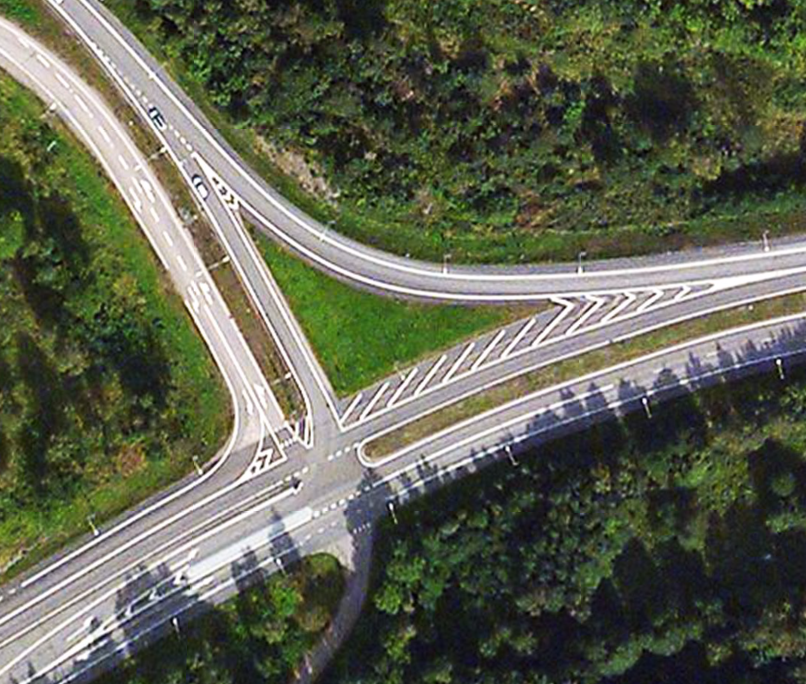
%> input picture Bild3.png, 1612 x 1368 px (shown at 1/2 size)
$ octave testavdiv.m   (GNU Octave 9; MATLAB toolbox functions it lacks are replaced by stand-ins)
%> lines starting %> are read from the running program, lines starting %| are printed output that depends on the picture; in (x1, y1, x2, y2) boxes, pixels count from 0 and x2, y2 are one past the last pixel; in counts of white or black regions, pixels touching at a corner belong together; the program's own positions count from 1
### resample.m
function Inew = resample(I,rate)

[Ny,Nx] = size(I);
Nx_new  = round(Nx/rate);

I    = im2double(I);
Inew = zeros(Ny,Nx_new);

% last column:
Inew(:,Nx_new)=I(:,Nx);

% intermediate columns:
for x_new = 1:(Nx_new-1)
  %determine the x-position in the old image
  %all the minus 1:s comes from the fact that the smallest index is 1 (and not 0)
  %and that the first column in the new image is supposed to be the first
  %column in the old image
  x  = 1+(x_new-1)*(Nx-1)/(Nx_new-1);

  %perform the interpolation
  xx = floor(x);
  k=I(:,xx+1)-I(:,xx);
  m=I(:,xx)-k*xx;
  Inew(:,x_new) = k*x+m;
  %or equivalently:
  %Inew(:,x_new) = I(:,xx)*(1-(x-xx)) + I(:,xx+1)*(x-xx); % linear interpolation
end

### midpoint.m
function T=midpoint(I,Tstart)
%T=midpoint(I,Tstart);
%
%Uses the midpoint method of finding a threshold value of I
%Tstart is the optional starting threshold and must be in [0,1].
%The histogram of the image I should be bimodal with both peaks in [0,1].
%
%
%Mats K 010124 modified 030120

if nargin==1 %nargin means: Number of ARGuments (IN)
   Tstart=.5;
end

[C,x]=imhist(I);
%C is the counts of the corresponding pixel values in x
L=length(C);

%find index in C corresponding to Tstart:
Tstart=find(x>=Tstart);
Tstart=Tstart(1);

%Tstart is now an integer valued number


%---------------------------------
%Everything within these two lines are just for controlling
%that Tstart was chosen properly

if Tstart>=L
    Tstart=L-1;
end

Cl=sum(C(1:Tstart));   %Number of counts in the lower part (below Tstart)
Cu=sum(C(Tstart+1:L)); %Number of counts in the upper part (above Tstart)

%Controlling that both categories are non-empty
if Cl==0
    while Cl==0
        Tstart=Tstart+1;
        Cl=sum(C(1:Tstart));
    end
elseif Cu==0
    while Cu==0
        Tstart=Tstart-1;
        Cu=sum(C(Tstart+1:L));
    end
end

%--------------------------------

Told=Tstart-1;
T=Tstart;

while T~=Told     %`~=' means `not equal to'
    my0=x(1:T)'*C(1:T)/sum(C(1:T));
    my1=x(T+1:L)'*C(T+1:L)/sum(C(T+1:L));
    Told=T;
    T=round((my0+my1)/2*L);
end
%Return a number between zeros and one
T=T/L;

### testavdiv.m
%% PROJECT 142 1.0

cd /chalmers/users/sstahl/Desktop/'SIA projekt'/SIA---Road-geometry

%%


I=imread('Bild3.png');
%> I is the input picture: size 1368x1612x3 uint8; mean R, G, B 94.4, 98.2, 80.2

rate = size(I,2)/size(I,1);
Ir=resample(I,rate);
%> after the loop in resample, `for x_new = 1:(Nx_new-1)`:
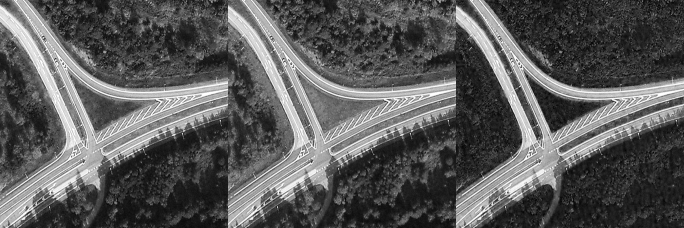
%> Inew: size 1368x4104 double (shown at 1/6 size); min 0, max 1, mean 0.357

Itest=imresize(I, [size(I,2), size(I,2)]);

imshow(Itest)

%%
% creating 3 images f�r RGB
IR =Ir(:,1:length(Ir)/3);
IG =Ir(:, length(Ir)/3+1 : 2*length(Ir)/3);
IB =Ir(:, 2*length(Ir)/3+1 : length(Ir));
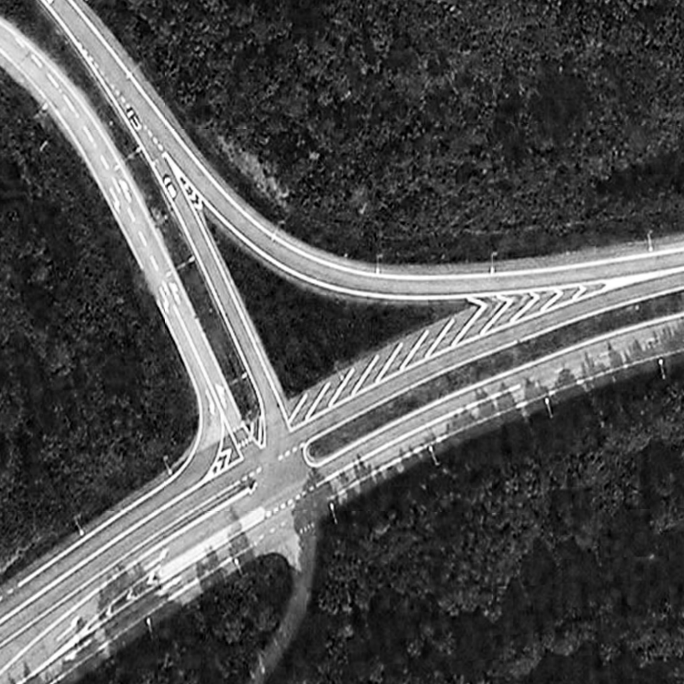
%> IB: size 1368x1368 double (shown at 1/2 size); min 0, max 1, mean 0.314

threshold_IB = midpoint(IB);
%> in midpoint, `[C,x]=imhist(I);`: C = 256 values, max 35031 at index 33, min 1225 at index 2, mean 7310.2; x = 256 values from 0 to 1
%> in midpoint, `Tstart=find(x>=Tstart);`: Tstart = 128 values from 129 to 256
%> in midpoint, `Tstart=Tstart(1);`: Tstart = 129
%> in midpoint, `Cl=sum(C(1:Tstart));`: Cl = 1429690
%> in midpoint, `Cu=sum(C(Tstart+1:L));`: Cu = 441734
%> in midpoint, `Told=Tstart-1;`: Told = 128
%> in midpoint, `T=Tstart;`: T = 129
%> the loop in midpoint, `while T~=Told     %`~=' means `not equal to'` made 3 passes
%> (my0, my1, Told, T) on passes 1 to 3: (0.184, 0.737, 129, 118), (0.178, 0.723, 118, 115), (0.176, 0.718, 115, 115)
%> in midpoint, `T=T/L;`: T = 0.449
%> threshold_IB = 0.449

% creating binary images
IR_threshold = IR < 0.8;
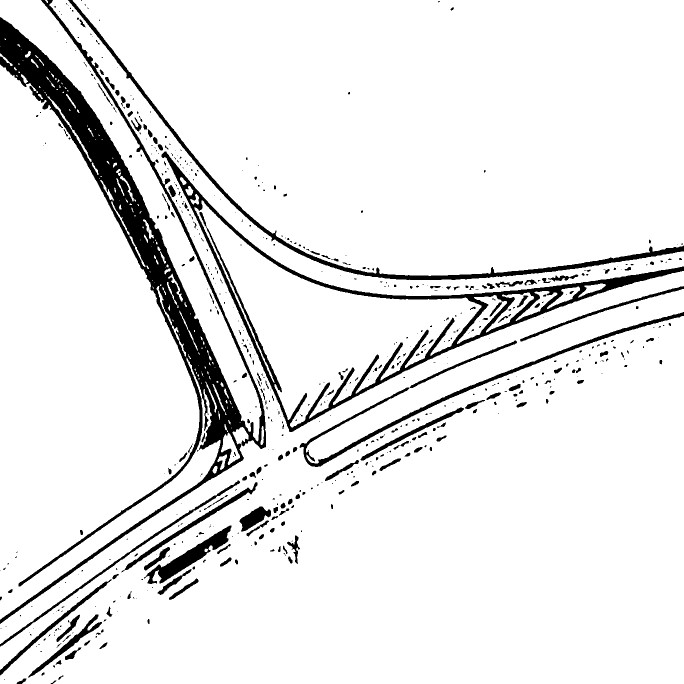
%> IR_threshold: size 1368x1368 logical (shown at 1/2 size); 91.7% white; 619 black regions (411 under 20 px), largest, box (x1, y1, x2, y2) and area: (0, 0, 532, 1248) 70264, (323, 303, 1368, 864) 28167, (136, 0, 1368, 560) 12132
IG_threshold = IG < 0.7;
%> IG_threshold: size 1368x1368 logical; 87.1% white; 734 black regions (448 under 20 px), largest, box (x1, y1, x2, y2) and area: (0, 0, 1368, 1368) 130255, (113, 0, 1368, 584) 38648, (267, 974, 611, 1173) 11150
IB_threshold = IB < threshold_IB; %mean(mean(IB)); %0.6 good for bild1
%> IB_threshold: size 1368x1368 logical; 74.6% white; 443 black regions (321 under 20 px), largest, box (x1, y1, x2, y2) and area: (0, 0, 1368, 1368) 463879, (483, 305, 533, 385) 1423, (55, 1095, 125, 1138) 609
imshow(IB_threshold)

%% normalized blue - green

InormB=IB./(IR+IG+IB);
InormG=IG./(IR+IG+IB);

imshow(InormG)

%%
InormG_thresh2=InormG<0.35;
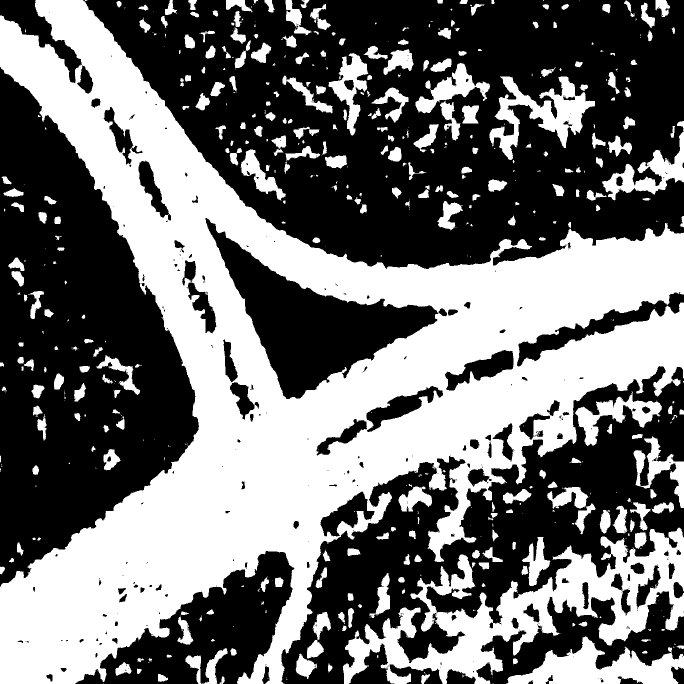
%> InormG_thresh2: size 1368x1368 logical (shown at 1/2 size); 44.2% white; 583 white regions (276 under 20 px), largest, box (x1, y1, x2, y2) and area: (0, 0, 1368, 1368) 619105, (686, 1055, 1368, 1368) 67976, (1012, 1273, 1368, 1368) 16400

imshow(InormG_thresh2)


%%

thresh_InormB=midpoint(InormB);
%> the loop in midpoint (call 2), `while T~=Told     %`~=' means `not equal to'` made 9 passes
%> (my0, my1, Told, T) on passes 1 to 8: (0.281, 0.538, 129, 105), (0.276, 0.443, 105, 92), (0.267, 0.4, 92, 85), (0.251, 0.365, 85, 79), (0.229, 0.348, 79, 74), (0.219, 0.341, 74, 72), (0.215, 0.338, 72, 71), (0.213, 0.337, 71, 70)
%> thresh_InormB = 0.273
thresh_InormG=midpoint(InormG);
%> thresh_InormG = 0.391

InormB_thresh=InormB<thresh_InormB;
%> InormB_thresh: size 1368x1368 logical; 43.2% white; 514 white regions (295 under 20 px), largest, box (x1, y1, x2, y2) and area: (172, 0, 1368, 534) 324668, (0, 133, 398, 1174) 212484, (408, 427, 947, 799) 56331
InormG_thresh=InormG<thresh_InormG;
%> InormG_thresh: size 1368x1368 logical; 64.8% white; 801 black regions (483 under 20 px), largest, box (x1, y1, x2, y2) and area: (0, 152, 394, 1169) 180006, (174, 0, 1368, 534) 165109, (619, 0, 1368, 282) 85672


figure(1)
imshow(InormB_thresh)

figure(2)
imshow(InormG_thresh)

%%

InormBmG=InormB_thresh-InormG_thresh;
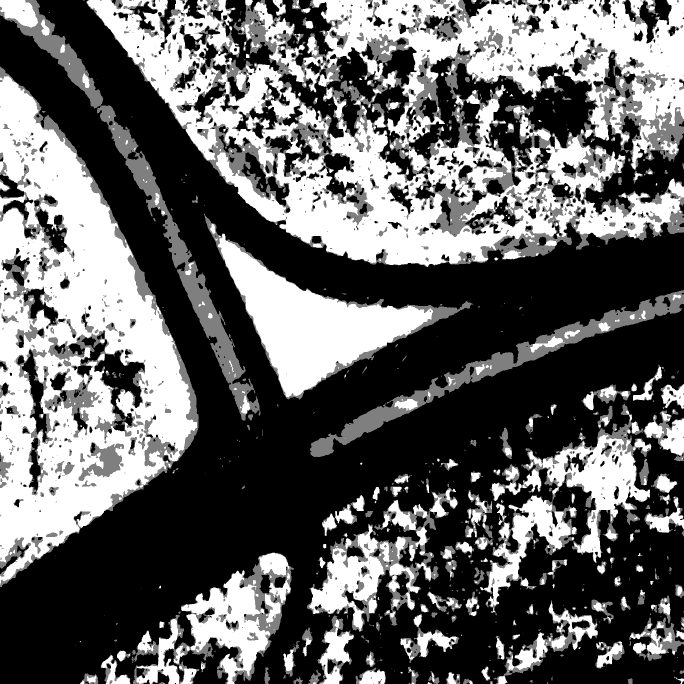
%> InormBmG: size 1368x1368 double (shown at 1/2 size); min -1, max 1, mean -0.215; drawn with min black and max white

BmG=InormBmG==0;
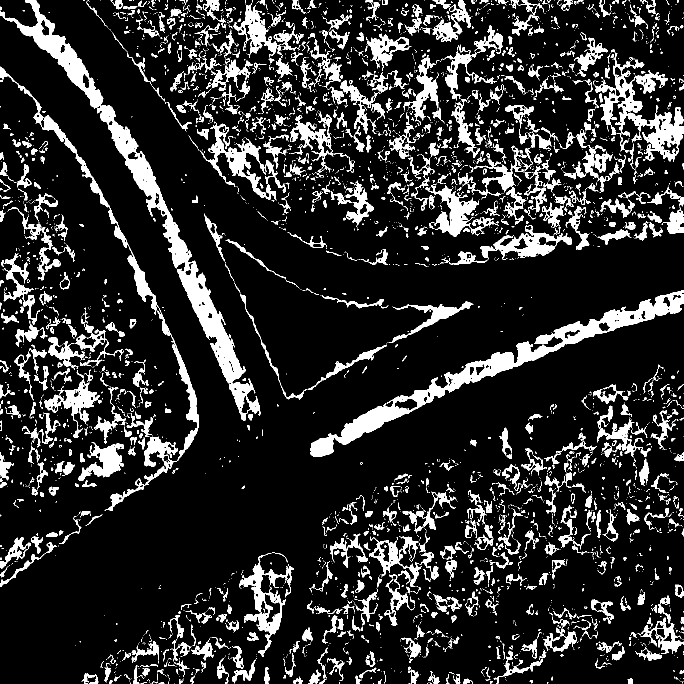
%> BmG: size 1368x1368 logical (shown at 1/2 size); 15.1% white; 4121 white regions (3111 under 20 px), largest, box (x1, y1, x2, y2) and area: (0, 0, 521, 841) 28846, (620, 580, 1368, 914) 22546, (0, 133, 398, 1022) 12065

figure(3)
imshow(imcomplement(BmG))
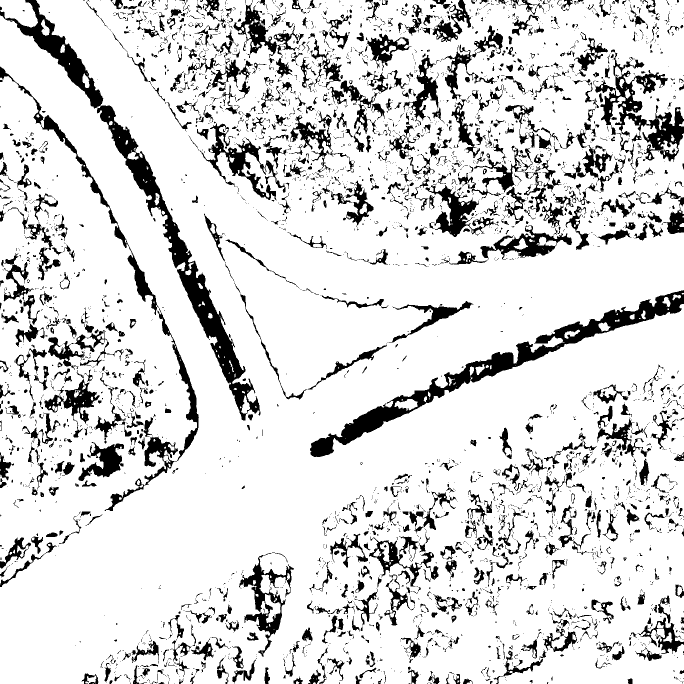
%> displayed picture: size 1368x1368 logical (shown at 1/2 size); 84.9% white; 4121 black regions (3111 under 20 px), largest, box (x1, y1, x2, y2) and area: (0, 0, 521, 841) 28846, (620, 580, 1368, 914) 22546, (0, 133, 398, 1022) 12065

%%

%> (the run ends here)

$ run again, with Bild44.png copied over Bild3.png
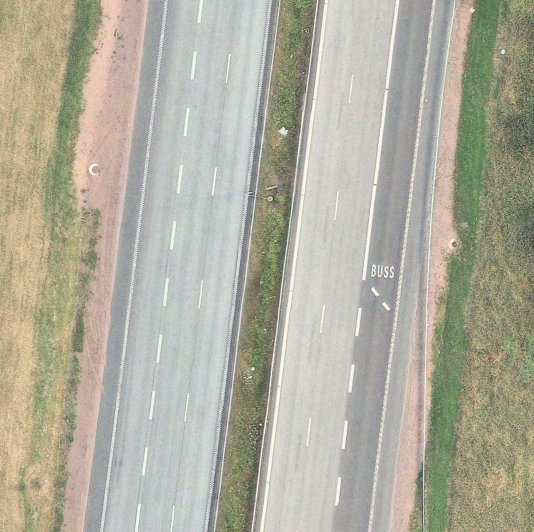
%> input picture Bild44.png, 1068 x 1064 px (shown at 1/2 size)
%> I is the input picture: size 1064x1068x3 uint8; mean R, G, B 175.3, 173.3, 157.4
%> I: size 1064x1068x3 double
%> in midpoint, `[C,x]=imhist(I);`: C = 256 values, max 20561 at index 198, min 0 at index 1, mean 4422.2; x = 256 values from 0 to 1
%> in midpoint, `Tstart=find(x>=Tstart);`: Tstart = 128 values from 129 to 256
%> in midpoint, `Tstart=Tstart(1);`: Tstart = 129
%> Cl = 302375
%> in midpoint, `Cu=sum(C(Tstart+1:L));`: Cu = 829721
%> in midpoint, `Told=Tstart-1;`: Told = 128
%> in midpoint, `T=Tstart;`: T = 129
%> the loop in midpoint, `while T~=Told     %`~=' means `not equal to'` made 6 passes
%> (my0, my1, Told, T) on passes 1 to 6: (0.41, 0.693, 129, 141), (0.435, 0.711, 141, 147), (0.447, 0.719, 147, 149), (0.451, 0.722, 149, 150), (0.453, 0.723, 150, 151), (0.456, 0.725, 151, 151)
%> in midpoint, `T=T/L;`: T = 0.59
%> `IR_threshold = IR < 0.8;`:
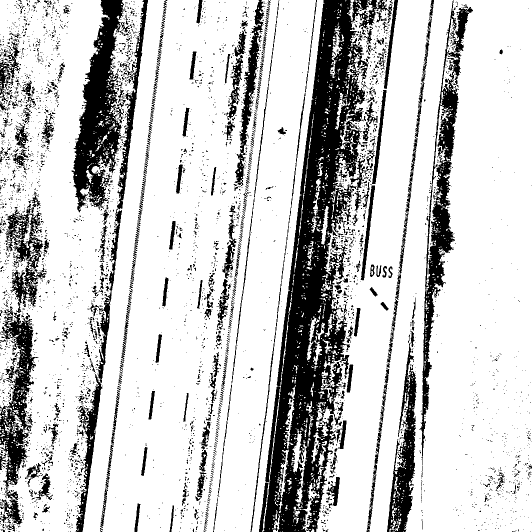
%> IR_threshold: size 1064x1064 logical (shown at 1/2 size); 78.9% white; 4072 black regions (3658 under 20 px), largest, box (x1, y1, x2, y2) and area: (526, 0, 785, 1064) 90630, (143, 0, 296, 425) 25848, (839, 0, 946, 930) 17769
%> IG_threshold: size 1064x1064 logical; 53.2% white; 5604 black regions (5292 under 20 px), largest, box (x1, y1, x2, y2) and area: (199, 0, 542, 1064) 210155, (517, 0, 796, 1064) 157128, (140, 0, 296, 766) 26485
%> IB_threshold: size 1064x1064 logical; 39.9% white; 2854 white regions (2689 under 20 px), largest, box (x1, y1, x2, y2) and area: (844, 0, 1064, 1064) 185800, (0, 0, 209, 1064) 149411, (429, 0, 632, 1064) 75071
%> InormG_thresh2: size 1064x1064 logical; 73.6% white; 743 black regions (669 under 20 px), largest, box (x1, y1, x2, y2) and area: (815, 0, 1064, 1064) 160068, (30, 0, 201, 1064) 60808, (429, 0, 628, 1064) 53173
%> the loop in midpoint (call 2), `while Cu==0` made 35 passes
%> (Tstart, Cu) on passes 1 to 8: (128, 0), (127, 0), (126, 0), (125, 0), (124, 0), (123, 0), (122, 0), (121, 0)
%> the loop in midpoint (call 2), `while T~=Told     %`~=' means `not equal to'` made 6 passes
%> (my0, my1, Told, T) on passes 1 to 6: (0.308, 0.369, 94, 87), (0.307, 0.343, 87, 83), (0.29, 0.332, 83, 80), (0.284, 0.33, 80, 79), (0.283, 0.329, 79, 78), (0.282, 0.328, 78, 78)
%> thresh_InormB = 0.305
%> thresh_InormG = 0.355
%> InormB_thresh: size 1064x1064 logical; 43.8% white; 337 white regions (308 under 20 px), largest, box (x1, y1, x2, y2) and area: (0, 0, 269, 1064) 219223, (844, 0, 1064, 1064) 202479, (429, 0, 630, 1064) 65288
%> InormG_thresh: size 1064x1064 logical; 80.7% white; 1437 black regions (1294 under 20 px), largest, box (x1, y1, x2, y2) and area: (846, 0, 1064, 1064) 104795, (54, 0, 200, 922) 41484, (434, 331, 579, 1064) 29681
%> `BmG=InormBmG==0;`:
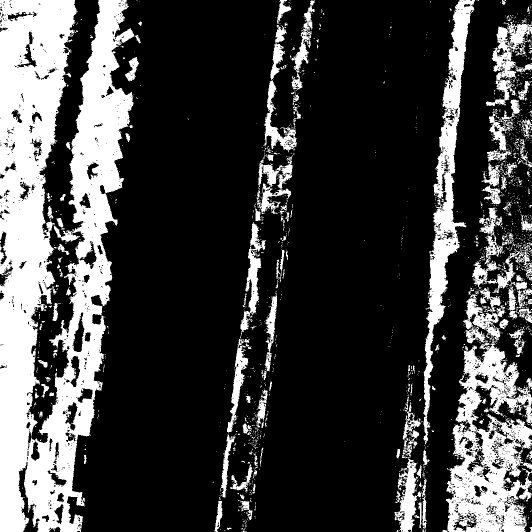
%> BmG: size 1064x1064 logical (shown at 1/2 size); 25% white; 1766 white regions (1607 under 20 px), largest, box (x1, y1, x2, y2) and area: (0, 0, 269, 1064) 164127, (892, 678, 1064, 1064) 35997, (847, 0, 950, 889) 21523

$ run again, with Bild444.png copied over Bild3.png
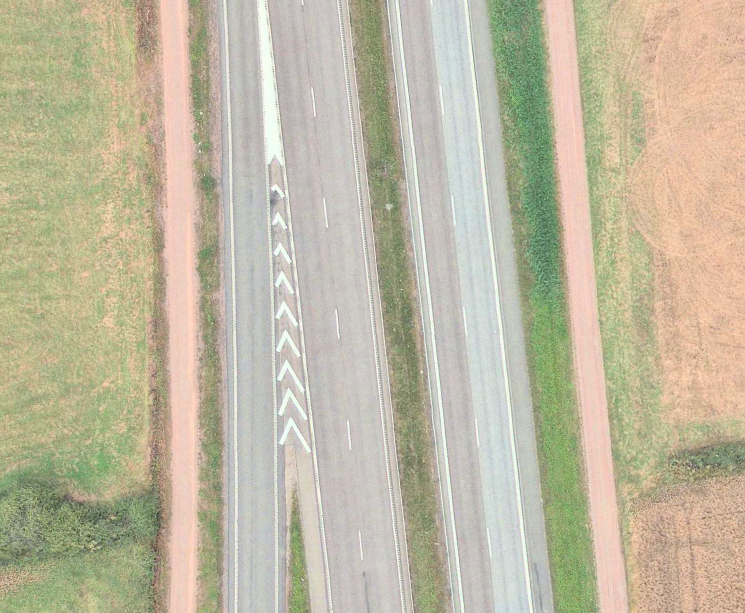
%> input picture Bild444.png, 1490 x 1226 px (shown at 1/2 size)
%> I is the input picture: size 1226x1490x3 uint8; mean R, G, B 191.5, 184.6, 161.4
%> I: size 1226x1490x3 double
%> in midpoint, `[C,x]=imhist(I);`: C = 256 values, max 30708 at index 193, min 0 at index 1, mean 5871.4; x = 256 values from 0 to 1
%> in midpoint, `Tstart=find(x>=Tstart);`: Tstart = 128 values from 129 to 256
%> in midpoint, `Tstart=Tstart(1);`: Tstart = 129
%> Cl = 283093
%> in midpoint, `Cu=sum(C(Tstart+1:L));`: Cu = 1219983
%> in midpoint, `Told=Tstart-1;`: Told = 128
%> in midpoint, `T=Tstart;`: T = 129
%> the loop in midpoint, `while T~=Told     %`~=' means `not equal to'` made 7 passes
%> (my0, my1, Told, T) on passes 1 to 7: (0.44, 0.678, 129, 143), (0.478, 0.707, 143, 152), (0.499, 0.726, 152, 157), (0.509, 0.736, 157, 159), (0.513, 0.74, 159, 160), (0.515, 0.742, 160, 161), (0.517, 0.744, 161, 161)
%> in midpoint, `T=T/L;`: T = 0.629
%> `IR_threshold = IR < 0.8;`:
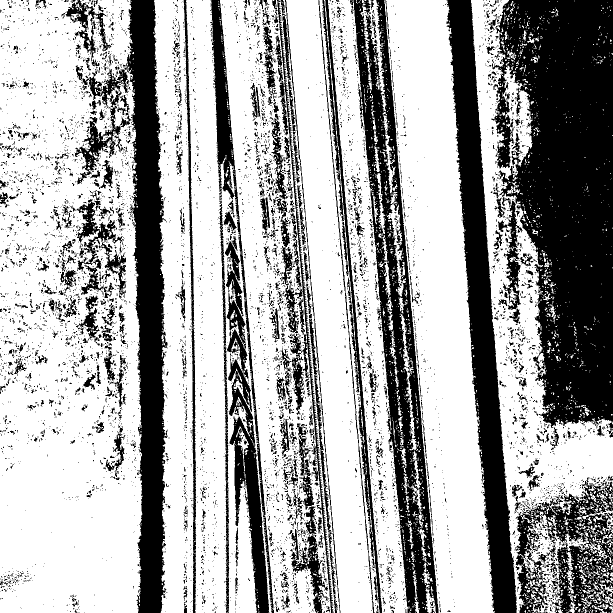
%> IR_threshold: size 1226x1226 logical (shown at 1/2 size); 65.6% white; 7056 black regions (6429 under 20 px), largest, box (x1, y1, x2, y2) and area: (983, 0, 1226, 856) 145340, (249, 0, 335, 1226) 60589, (700, 0, 877, 1226) 57751
%> IG_threshold: size 1226x1226 logical; 33.5% white; 9388 white regions (8426 under 20 px), largest, box (x1, y1, x2, y2) and area: (0, 0, 285, 1226) 115173, (798, 0, 988, 1226) 90682, (573, 0, 746, 1226) 75003
%> IB_threshold: size 1226x1226 logical; 48.9% white; 3510 white regions (3208 under 20 px), largest, box (x1, y1, x2, y2) and area: (0, 0, 285, 1226) 317551, (942, 0, 1226, 1226) 150995, (798, 0, 989, 1226) 101099
%> InormG_thresh2: size 1226x1226 logical; 66.3% white; 449 black regions (360 under 20 px), largest, box (x1, y1, x2, y2) and area: (0, 0, 276, 1226) 256670, (798, 0, 987, 1226) 96314, (944, 0, 1226, 987) 65516
%> the loop in midpoint (call 2), `while Cu==0` made 38 passes
%> (Tstart, Cu) on passes 1 to 8: (128, 0), (127, 0), (126, 0), (125, 0), (124, 0), (123, 0), (122, 0), (121, 0)
%> the loop in midpoint (call 2), `while T~=Told     %`~=' means `not equal to'` made 4 passes
%> (my0, my1, Told, T) on passes 1 to 4: (0.298, 0.357, 91, 84), (0.291, 0.332, 84, 80), (0.283, 0.328, 80, 78), (0.282, 0.326, 78, 78)
%> thresh_InormB = 0.305
%> thresh_InormG = 0.355
%> InormB_thresh: size 1226x1226 logical; 63.1% white; 1355 black regions (1219 under 20 px), largest, box (x1, y1, x2, y2) and area: (339, 0, 687, 1226) 325253, (631, 0, 914, 1226) 210874, (866, 397, 917, 570) 2119
%> InormG_thresh: size 1226x1226 logical; 71.8% white; 512 black regions (391 under 20 px), largest, box (x1, y1, x2, y2) and area: (0, 0, 265, 1226) 201284, (800, 0, 986, 1226) 92513, (945, 0, 1226, 981) 46139
%> `BmG=InormBmG==0;`:
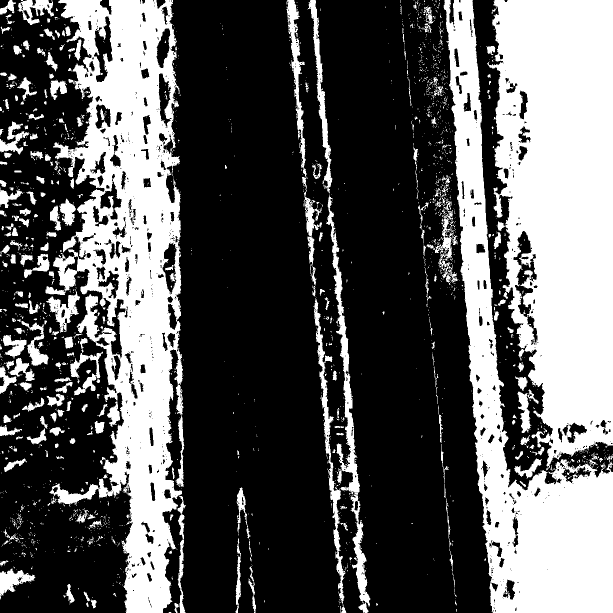
%> BmG: size 1226x1226 logical (shown at 1/2 size); 35.9% white; 2026 white regions (1734 under 20 px), largest, box (x1, y1, x2, y2) and area: (974, 0, 1226, 941) 176893, (91, 0, 369, 1226) 164440, (887, 0, 1226, 1226) 116250
